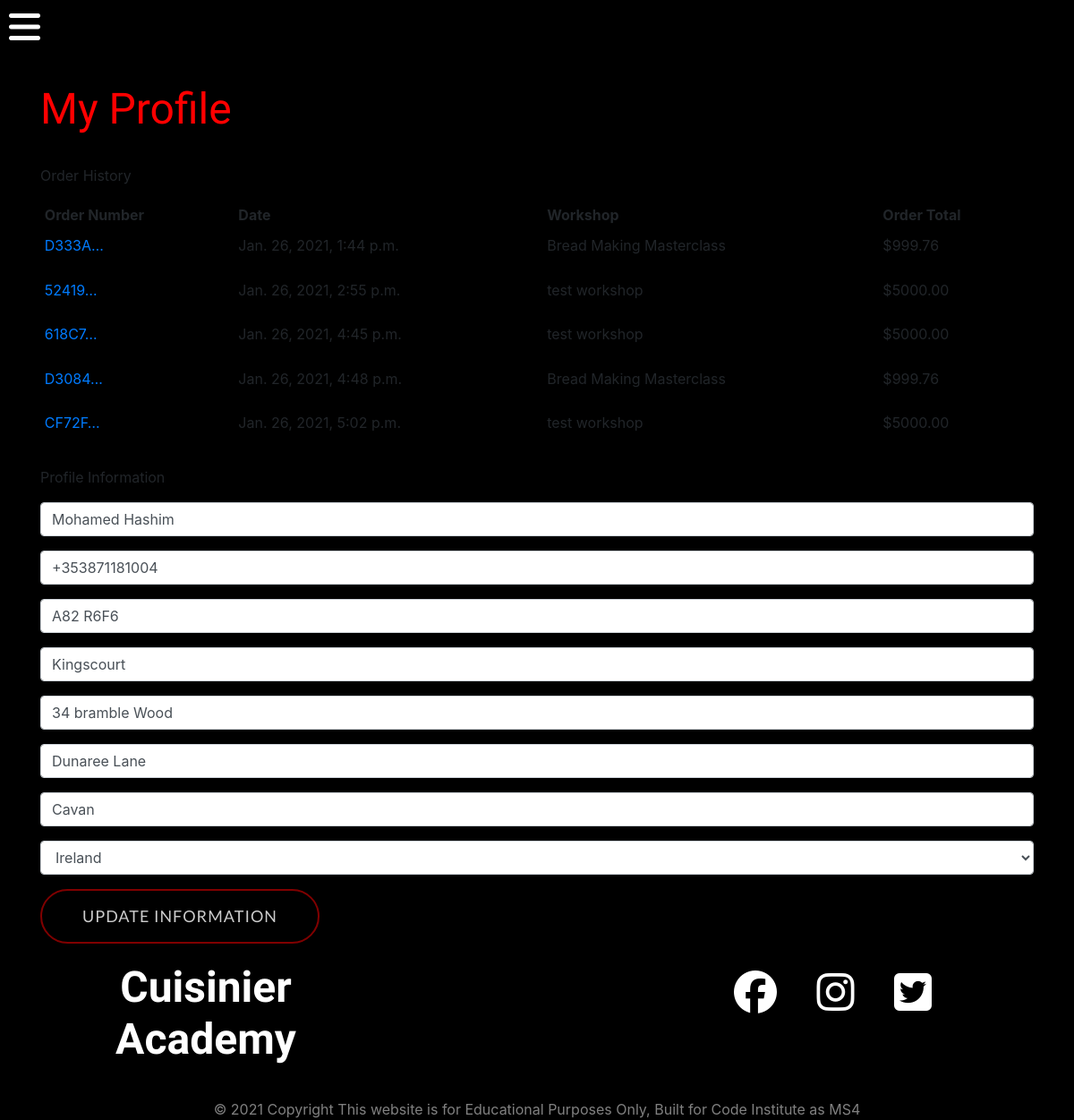
The page /profiles/ (signed in) on the database as committed earlier.
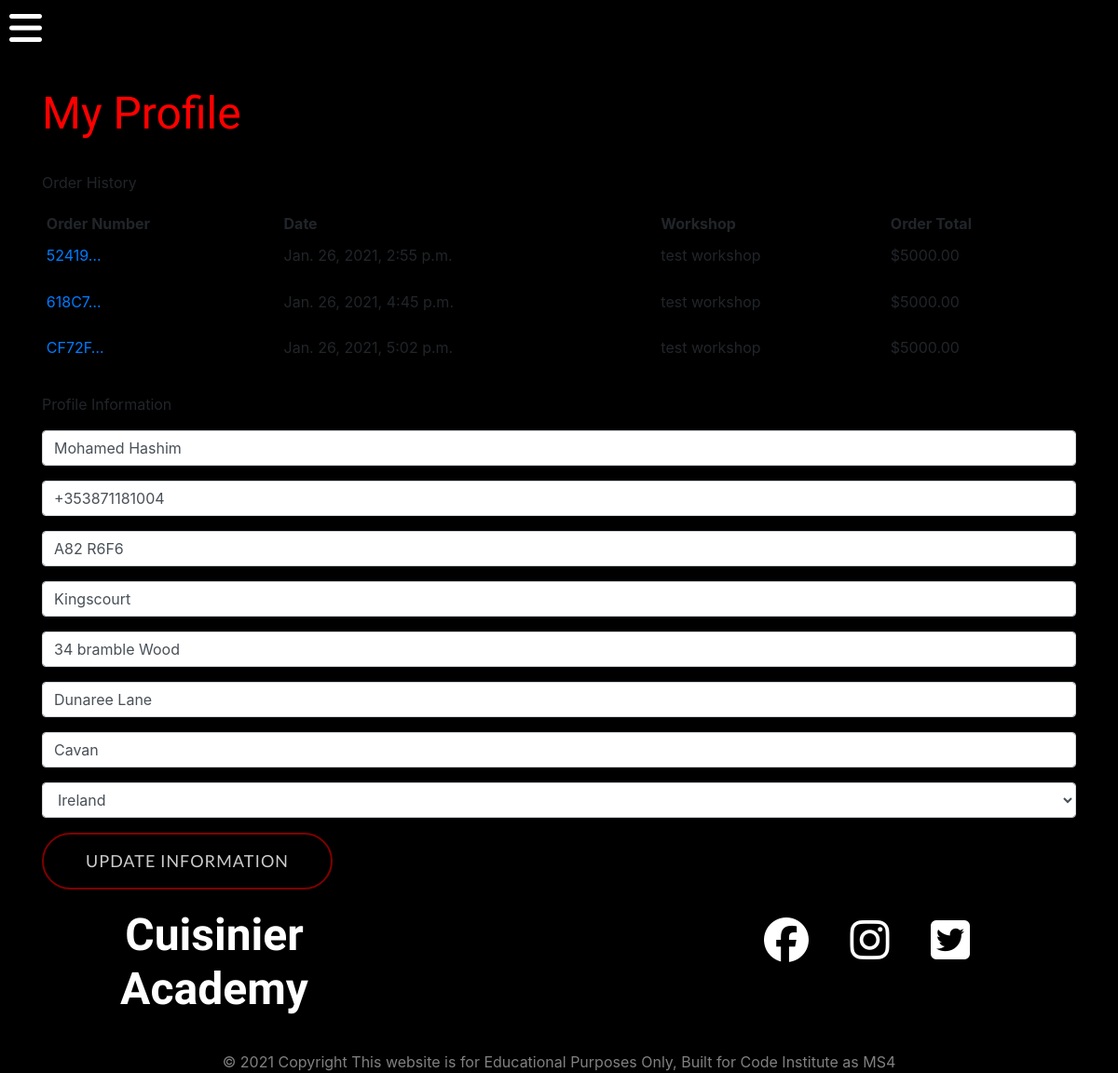
The same page on the database as committed later.
### reservations/models.py (models this page shows, shortened)
class Order(models.Model):
    order_number = models.CharField(max_length=32, null=False, editable=False)
    user_profile = models.ForeignKey(UserProfile, on_delete=models.SET_NULL,
                                     null=True, blank=True, related_name='orders')
    full_name = models.CharField(max_length=50, null=False, blank=False)
    email = models.EmailField(max_length=254, null=False, blank=False)
    phone_number = models.CharField(max_length=20, null=False, blank=False)
    country = CountryField(blank_label='Country', null=True, blank=True)
    postcode = models.CharField(max_length=20, null=True, blank=True)
    town_or_city = models.CharField(max_length=40, null=False, blank=False)
    street_address1 = models.CharField(max_length=80, null=False, blank=False)
    street_address2 = models.CharField(max_length=80, null=True, blank=True)
    county = models.CharField(max_length=80, null=True, blank=True)
    date = models.DateTimeField(auto_now_add=True)
    workshop = models.ForeignKey(Workshop, null=True, blank=True, on_delete=models.CASCADE)
    order_total = models.DecimalField(
        max_digits=10, decimal_places=2, null=False, default=0)

### workshops/models.py (models this page shows, shortened)
class Workshop(models.Model):
    title = models.CharField(max_length=100)
    sub_title = models.CharField(max_length=200)
    description = models.TextField(blank=True)
    expert = models.ForeignKey(Expert,default=None, on_delete=models.DO_NOTHING)
    main_img = models.ImageField(null=True, blank=True) # upload file path
    image_1 = models.ImageField(null=True, blank=True)
    image_2 = models.ImageField(null=True, blank=True)
    image_3 = models.ImageField(null=True, blank=True)
    agenda_day_1 = models.TextField(null=True, blank=True)
    agenda_day_2 = models.TextField(null=True, blank=True)
    agenda_day_3 = models.TextField(null=True, blank=True)
    price = models.DecimalField(null=True, max_digits=6, decimal_places=2, blank=True)
    date = models.DateTimeField(default=datetime.now, blank=True)
    location = models.CharField(null=True, max_length=200)
    is_published = models.BooleanField(default=True)

### profiles/models.py (models this page shows, shortened)
class UserProfile(models.Model):
    user = models.OneToOneField(User, on_delete=models.CASCADE)
    full_name = models.CharField(max_length=50, null=True, blank=True)
    phone_number = models.CharField(max_length=20, null=True, blank=True)
    postcode = models.CharField(max_length=20, null=True, blank=True)
    town_or_city = models.CharField(max_length=40, null=True, blank=True)
    street_address1 = models.CharField(max_length=80, null=True, blank=True)
    street_address2 = models.CharField(max_length=80, null=True, blank=True)
    county = models.CharField(max_length=80, null=True, blank=True)
    country = CountryField(blank_label='Country', null=True, blank=True)

### profiles/views.py (the view)
# urls.py: path('', views.profile, name='profiles'),
def profile(request):
    profile = get_object_or_404(UserProfile, user=request.user)
    if request.method == 'POST':
        form = UserProfileForm(request.POST, instance=profile)
        if form.is_valid():
            form.save()
            messages.success(request, 'Profile updated successfully')
    form = UserProfileForm(instance=profile)
    orders = profile.orders.all()
    template = 'profiles/profile.html'
    context = {
        'form': form,
        'orders': orders,
        'on_profile_page': True
    }
    return render(request, template, context)

### profiles/forms.py
class UserProfileForm(forms.ModelForm):
    class Meta:
        model = UserProfile
        exclude = ('user',)
    def __init__(self, *args, **kwargs):
        super().__init__(*args, **kwargs)
        placeholders = {
            'full_name': 'Full Name',
            'phone_number': 'Phone Number',
            'postcode': 'Postal Code',
            'town_or_city': 'Town or City',
            'street_address1': 'Street Address 1',
            'street_address2': 'Street Address 2',
            'county': 'County, State or Locality',
        }
        self.fields['phone_number'].widget.attrs['autofocus'] = True
        for field in self.fields:
            if field != 'country':
                if self.fields[field].required:
                    placeholder = f'{placeholders[field]} *'
                else:
                    placeholder = placeholders[field]
                self.fields[field].widget.attrs['placeholder'] = placeholder
            self.fields[field].label = False

### profiles/templates/profiles/profile.html (shortened to what this page needs)
{% extends "base.html" %}
{% load static %}
{% block extra_css %}
    <link rel="stylesheet" href="{% static 'profiles/css/profiles.css' %}">
{% endblock %}
{% block content %}
<div class="container">
    <div class="row">
        <div class="col">
            <hr>
            <h2 class="section-title">My Profile</h2>
            <hr>
        </div>
    </div>
    <div class="row">
        <div class="col-12">
            <p class="">Order History</p>
            <div class="table-responsive">
                <table class="table table-sm table-borderless">
                    <thead>
                        <tr>
                            <th>Order Number</th>
                            <th>Date</th>
                            <th>Workshop</th>
                            <th>Order Total</th>
                        </tr>
                    </thead>
                    <tbody>
                        {% for order in orders %}
                        <tr>
                            <td>
                                <a href="{% url 'order_history' order.order_number %}" title="{{ order.order_number }}">
                                    {{ order.order_number|truncatechars:6 }}
                                </a>
                            </td>
                            <td>{{ order.date }}</td>
                            <td>
                                <ul class="list-unstyled">
                                    {{ order.workshop.title }}
                                </ul>
                            </td>
                            <td>${{ order.order_total }}</td>
                        </tr>
                        {% endfor %}
                    </tbody>
                </table>
            </div>
        </div>
        <div class="col-12">
            <p class="">Profile Information</p>
            <form class="" action="{% url 'profiles' %}" method="POST" id="profile-update-form">
                {{ form|crispy }}
                <button class="btn btn-header-2">Update Information</button>
            </form>
        </div>
    </div>
    {% endblock %}

### templates/base.html (shortened to what this page needs)
{% load static %}
<!doctype html>
<html lang="en">
<head>
    <link rel="stylesheet" href="https://stackpath.bootstrapcdn.com/bootstrap/4.4.1/css/bootstrap.min.css"
>
    <link rel="stylesheet" href="{% static 'css/base.css' %}">
    {% block extra_css %}
    {% endblock %}
</head>
<body>
    <div class="sticky-top ">
    <span style="font-size:30px;cursor:pointer" onclick="openNav()"><i class="fas fa-bars navbaricon"></i></span>
    </div>
    {% block content %}
    {% endblock %}
    <footer class="container-fluid">
        <div class="row justify-content-between">
            <div class="col-lg-4 col-sm-12">
                <h5 class="footer-header text-center">Cuisinier Academy</h5>
            </div>
            <div class="col-lg-4 col-sm-12">
                    <a class="footer-social-icon" href="https://www.facebook.com" target="_blank"><i
                                class="fab fa-facebook"></i></a>
                    <a class="footer-social-icon" href="https://www.instagram.com/" target="_blank"><i
                                class="fab fa-instagram"></i></a>
                    <a class="footer-social-icon" href="https://www.twitter.com" target="_blank"><i
                                class="fab fa-twitter-square"></i></a>
            </div>
        </div>
        <div class="Copyright text-center">
            © 2021 Copyright This website is for Educational Purposes Only, Built for Code Institute as MS4
        </div>
    </footer>
</body>
</html>

### static/css/base.css (style rules this page uses)
body { background-color: black; }
.navbaricon { color: white; font-size: 40px; padding: 10px; }
.section-title { color: red; font-size: 48px; font-family: 'flamenco', sans-serif; justify-content: left; }
.btn-header-2 { color: rgba(255, 255, 255, 0.8) ; border: 2px solid; border-color: rgba(255, 0, 0, 0.5); border-radius: 300px; letter-spacing: 1px; text-transform: uppercase; font-size: 18px; font-family: 'Lato', sans-serif; padding: 15px 45px; margin-bottom: 20px; }
.footer-header { color: white; font-size: 48px; font-weight: bold; font-family: 'flamenco', sans-serif; justify-content: left; }
.footer-social-icon { color: white; font-size: 48px; font-weight: bold; font-family: 'flamenco', sans-serif; justify-content: left; padding: 20px; }
.Copyright { margin-top: 30px; color: gray; }

Rows that differ between the two databases and show on the page:
removed Order: order_number "D333A…", date "Jan. 26, 2021, 1:44 p.m.", workshop "Bread Making Masterclass", order_total "999.76"
removed Order: order_number "D3084…", date "Jan. 26, 2021, 4:48 p.m.", workshop "Bread Making Masterclass", order_total "999.76"
